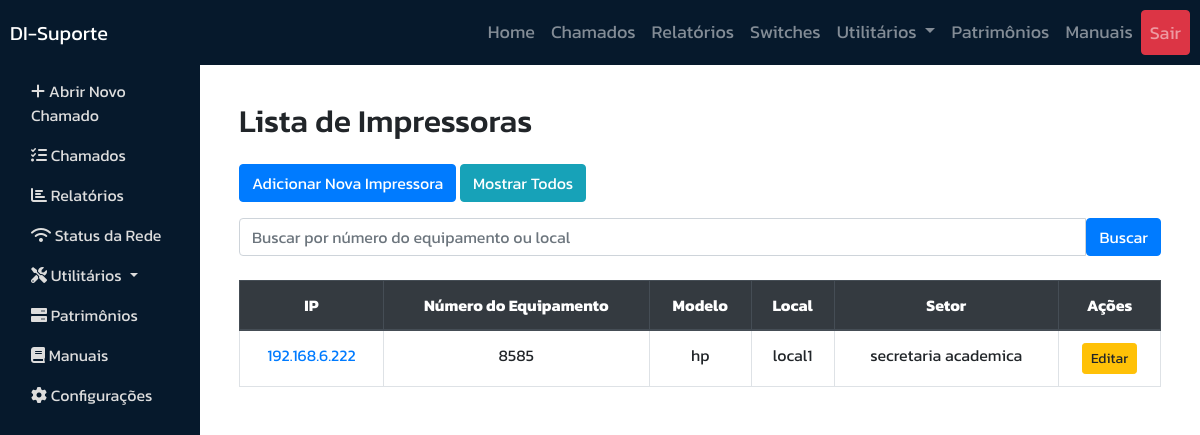
/utilitarios/impressoras/ (signed in), run on the app's committed database.
### utilitarios/models.py (models this page shows, shortened)
class Impressora(models.Model):
    ip = models.GenericIPAddressField(protocol='IPv4', unique=True)
    numero_equipamento = models.CharField(max_length=50, unique=True)
    modelo = models.CharField(max_length=100)
    local = models.ForeignKey(Local, on_delete=models.SET_NULL, null=True)
    departamento = models.ForeignKey(
        Departamento, on_delete=models.SET_NULL, null=True)

### chamados/models.py (models this page shows, shortened)
class Local(models.Model):
    nome = models.CharField(max_length=100)
    ativo = models.BooleanField(default=True)  # Indica se o local está ativo

class Departamento(models.Model):
    nome = models.CharField(max_length=100)
    ativo = models.BooleanField(default=True)  # Indica se o departamento está ativo

### utilitarios/views.py (the view)
# urls.py: path('impressoras/', impressoras_view, name='impressoras'),
@login_required
def impressoras_view(request):
    query = request.GET.get('imp', '')
    if query:
        impressoras = Impressora.objects.filter(
            numero_equipamento__icontains=query
        ) | Impressora.objects.filter(
            local__nome__icontains=query
        )
    else:
        impressoras = Impressora.objects.all()
    return render(request, 'impressoras.html', {'impressoras': impressoras})

### utilitarios/templates/impressoras.html (shortened to what this page needs)
﻿{% extends 'base.html' %}
{% block content %}
<div class="container mt-4">
    <h2 class="mb-4">Lista de Impressoras</h2>
    <a href="{% url 'cadastro_impressora' %}" class="btn btn-primary mb-3">Adicionar Nova Impressora</a>
    <a href="{% url 'impressoras' %}" class="btn btn-info mb-3">Mostrar Todos</a>
    <form method="get" class="mb-4">
        <div class="input-group">
            <input type="text" name="imp" class="form-control" placeholder="Buscar por número do equipamento ou local" value="{{ request.GET.imp }}">
            <button class="btn btn-primary" type="submit">Buscar</button>
        </div>
    </form>
    <div class="tabela-responsive">
        <table class="table tabela table-hover table-bordered">
            <thead class="thead-dark">
                <tr>
                    <th>IP</th>
                    <th>Número do Equipamento</th>
                    <th>Modelo</th>
                    <th>Local</th>
                    <th>Setor</th>
                    <th>Ações</th>
                </tr>
            </thead>
            <tbody>
                {% for impressora in impressoras %}
                <tr>
                    <td data-title="IP"><a href="http://{{ impressora.ip }}" target="_blank">{{ impressora.ip }}</a></td>
                    <td data-title="Nr Equipamento">{{ impressora.numero_equipamento }}</td>
                    <td data-title="Modelo">{{ impressora.modelo }}</td>
                    <td data-title="Local">{{ impressora.local.nome }}</td>
                    <td data-title="Setor">{{ impressora.departamento.nome }}</td>
                    <td>
                        <a href="{% url 'editar_impressora' impressora.pk %}" class="btn btn-warning btn-sm">Editar</a>
                    </td>
                </tr>
                {% empty %}
                <tr>
                    <td colspan="6" class="text-center">Nenhuma impressora cadastrada.</td>
                </tr>
                {% endfor %}
            </tbody>
        </table>
    </div>
</div>
{% endblock %}

### static/css/chamados.css (style rules this page uses)
.form-control { border: 1px solid #ced4da; border-radius: 0.25rem; padding: 0.375rem 0.75rem; }
.btn-primary { background-color: #007bff; border-color: #007bff; }
td, th { text-align: center; }

### data on the page
Impressora: ip "192.168.6.222", numero_equipamento "8585", modelo "hp", local.nome "local1", departamento.nome "secretaria academica"
